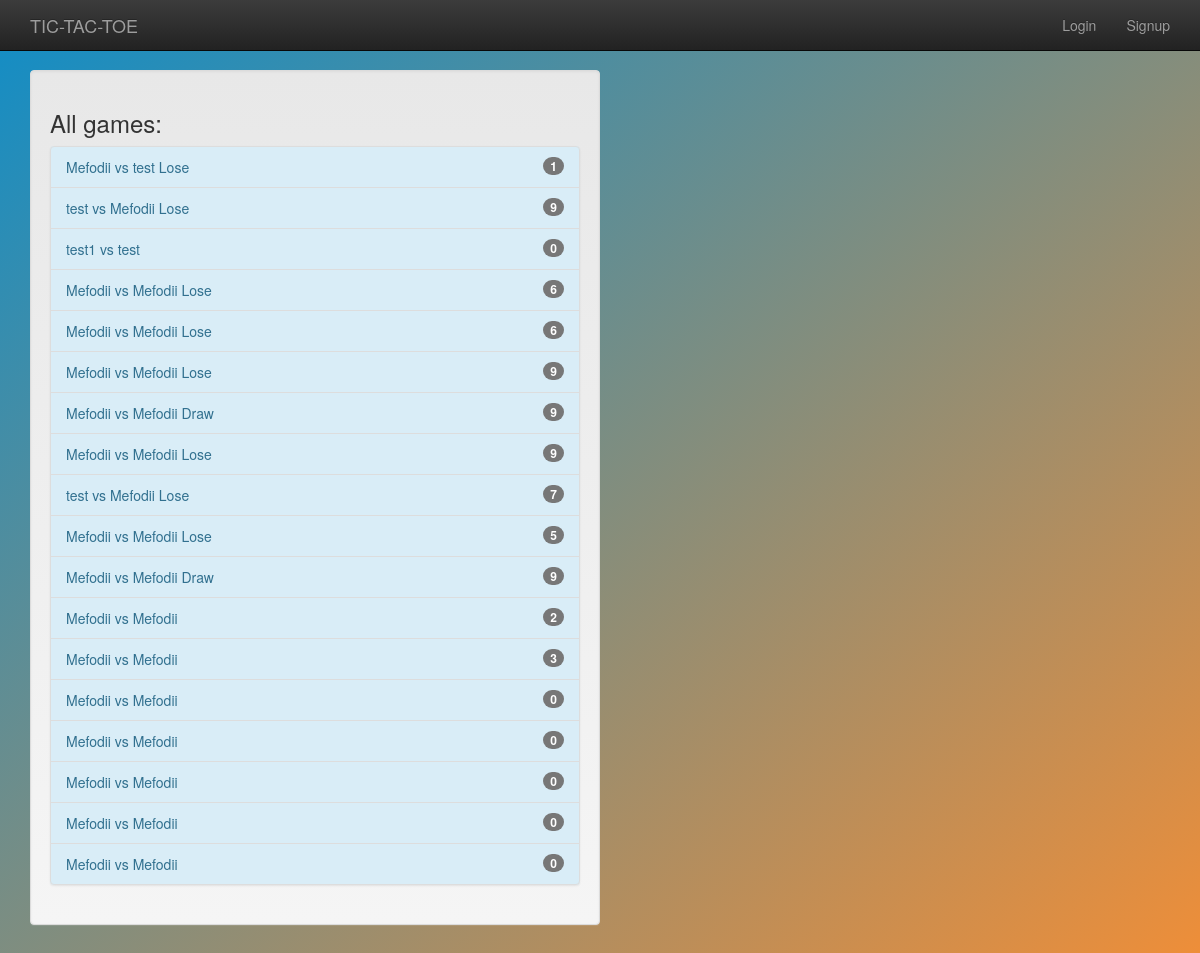
Page /games/all_games on the earlier database version.
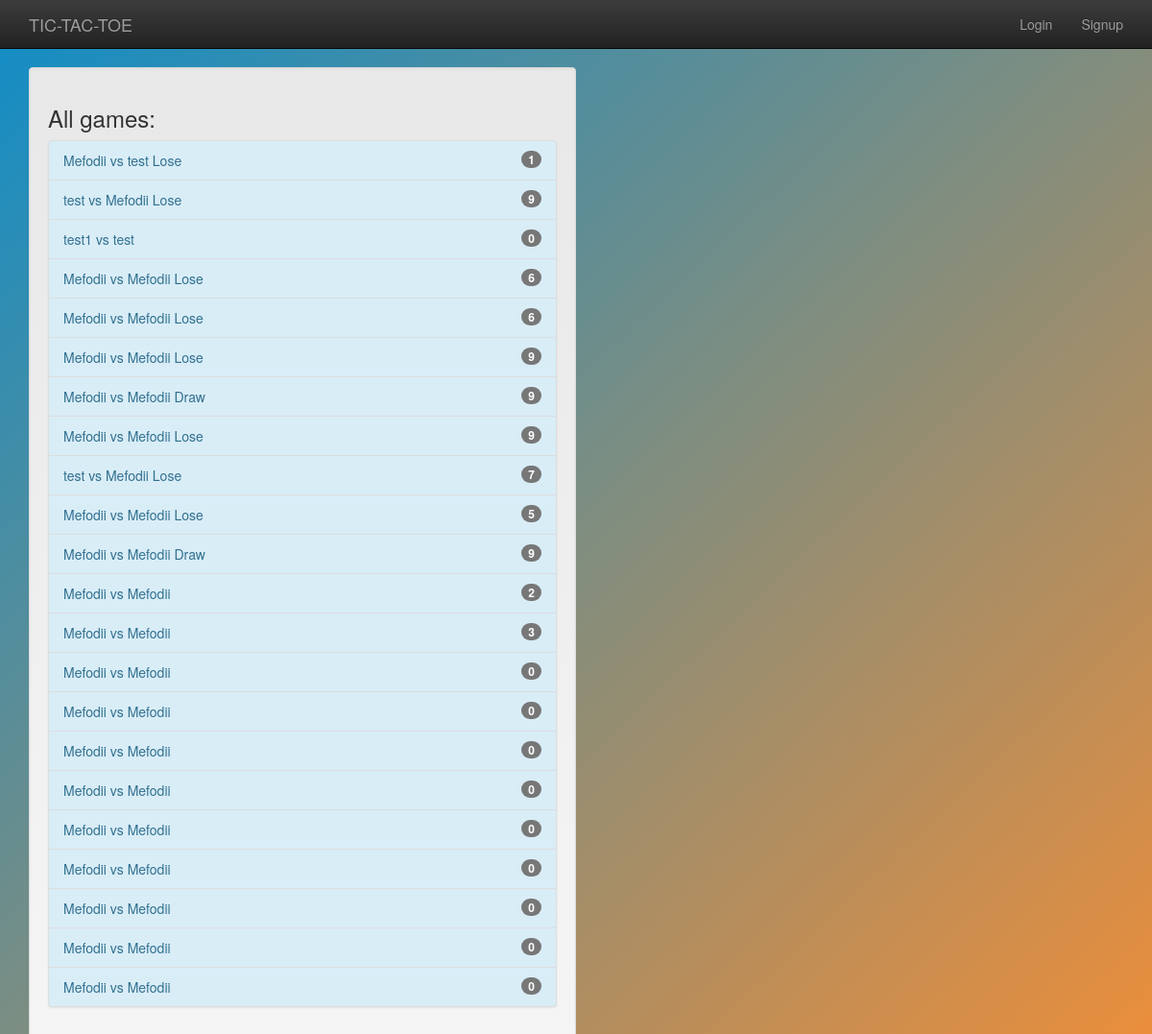
Same page on the later database version.
### gameplay/models.py (models this page shows, shortened)
class Game(models.Model):
    first_player = models.ForeignKey(User, related_name="games_first_player", on_delete=models.CASCADE)
    second_player = models.ForeignKey(User, related_name="games_second_player", on_delete=models.CASCADE)
    start_time = models.DateTimeField(auto_now_add=True)
    last_active = models.DateTimeField(auto_now=True)
    status = models.CharField(max_length=1, default='F', choices=GAME_STATUS_CHOICES)
    objects = GameQuerySet.as_manager()
    def get_absolute_url(self):
        return reverse("gameplay_detail", args=[self.id])
    def __str__(self):
        return "{0} vs {1}".format(self.first_player, self.second_player)

### gameplay/views.py (the view)
# urls.py: path("all_games", AllGamesList.as_view()),
class AllGamesList(ListView):
    model = Game

### templates/gameplay/game_list.html
{% extends "base.html" %}
{% block content %}
    <div class="well col-sm-6">
        <h3>All games:</h3>
        {% include "player/game_list_snippet.html" with games_list=object_list %}
    </div>
{% endblock %}

### templates/base.html (shortened to what this page needs)
{% load staticfiles %}
<!doctype html>
<html class="no-js" lang="">
    <head>
        {% block styling %}
            <link rel="stylesheet" href="{% static 'css/bootstrap.min.css' %}">
            <link rel="stylesheet" href="{% static 'css/bootstrap-theme.min.css' %}">
            <link rel="stylesheet" href="{% static 'css/main.css' %}">
            <link rel="stylesheet" href="{% static 'css/gameplay/game_detail.css' %}">
            <link rel="stylesheet" href="{% static 'css/player/home.css' %}">
        {% endblock styling %}
    </head>
    <body ng-app="tictactoe.demo">
        <nav class="navbar navbar-inverse navbar-fixed-top" role="navigation">
          <div class="container">
            <div class="navbar-header">
              <a class="navbar-brand" href="/">TIC-TAC-TOE</a>
            </div>
            <ul class="nav navbar-nav navbar-right">
                {% if user.is_authenticated %}
                    <li><a href="{% url 'player_logout' %}">Logout</a></li>
                {% else %}
                    <li><a href="{% url 'player_login' %}">Login</a></li>
                    <li><a href="{% url 'player_signup' %}">Signup</a></li>
                {% endif %}
            </ul>
          </div>
        </nav>
        <div class="container">
            {% block content %}
            {% endblock %}
        </div>
    </body>
</html>

### templates/player/game_list_snippet.html
{% if games_list %}
    <div class="list-group bg-info">
        {% for game in games_list %}
            <a class="list-group-item list-group-item-info"
               href="{{ game.get_absolute_url }}">
                {{ game }}
                {% if game.status not in "FS" %}
                    {% if game.status == "D" %}
                        Draw
                    {% elif game.status == "W" and user == game.first_player %}
                        Win
                    {% elif game.status == "L" and user == game.second_player %}
                        Win
                    {% else %}
                        Lose
                    {% endif %}
                {% endif %}
                <span class="badge">{{ game.move_set.count }}</span>
            </a>
        {% endfor %}
    </div>
{% endif %}

### templates/base.html (style rules this page uses)
body { padding-top: 70px; padding-bottom: 20px; background: linear-gradient(to bottom right, #108dc7, #ef8e38) fixed; }

Differences in the rows shown:
added Game: first_player+second_player "Mefodii vs Mefodii", move_set.count "0"
added Game: first_player+second_player "Mefodii vs Mefodii", move_set.count "0"
added Game: first_player+second_player "Mefodii vs Mefodii", move_set.count "0"
added Game: first_player+second_player "Mefodii vs Mefodii", move_set.count "0"
